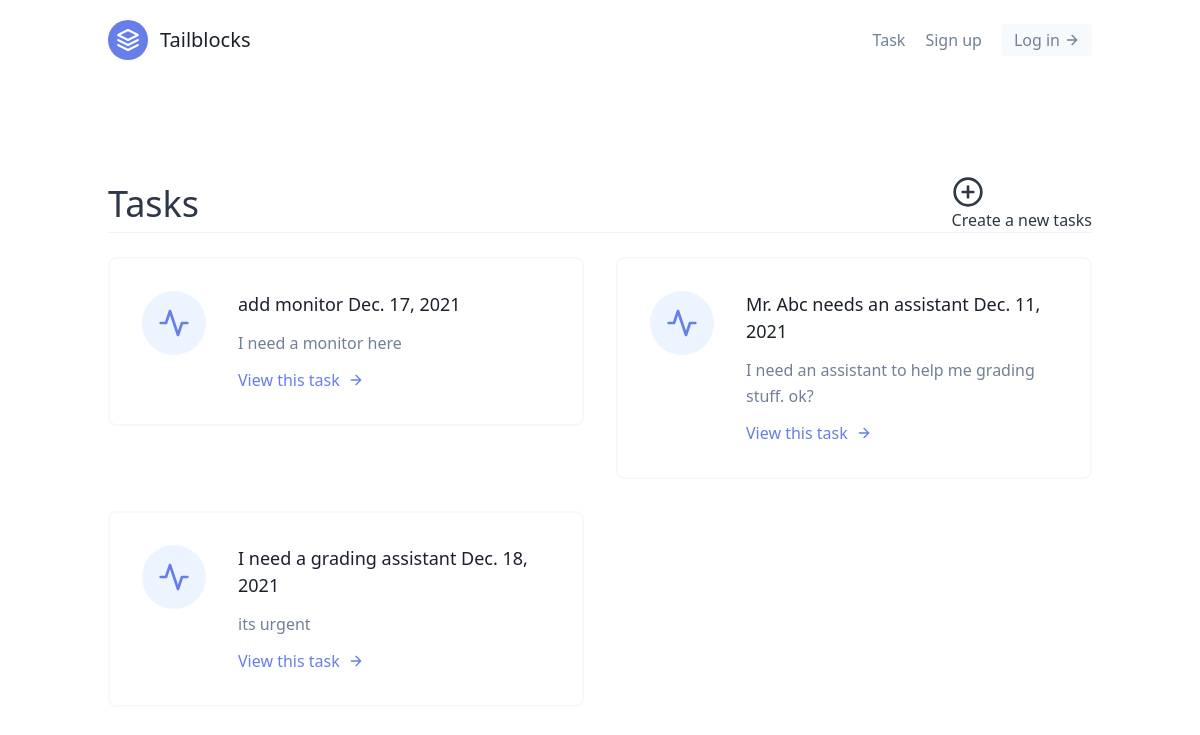
/tasks/, run on an earlier commit of the app's database.
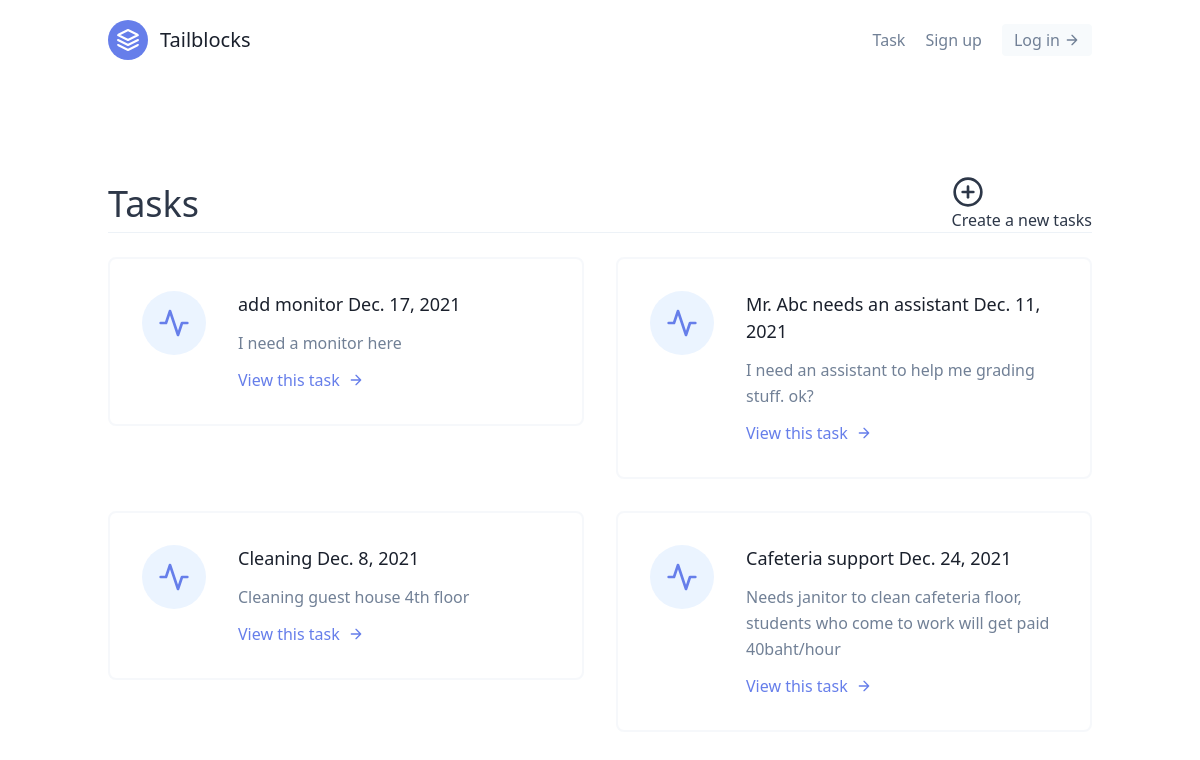
And on a later commit of the database.
### tasks/models.py (models this page shows, shortened)
class Task(models.Model):
    LOCATION_CHOICES = (
        ('Elizah Hall', 'Elizah Hall'),
        ('Solomon Hall', 'Solomon Hall'),
        ('Eve Hall', 'Eve Hall'),
        ('Sarah Hall', 'Sarah Hall'),
        ('Esther Hall', 'Esther Hall'),
        ('Ruth Hall', 'Ruth Hall'),
        ('Guest House', 'Guest House'),
        ('Library', 'Library'),
        ('Cafeteria', 'Cafeteria'),
        ('IT Building', 'IT Building'),
        ('Admin Building', 'Admin Building'),
        ('Science Building', 'Science Building'),
        ('Hope Channel', 'Hope Channel'),
        ('Church', 'Church')
        )
    CATEGORY_CHOICES = (
        ('Assistant', 'Assistant'),
        ('Monitor', 'Monitor'),
        ('Janitor', 'Janitor'),
        ('Supervisor', 'Supervisor'),
        ('Video Editor', 'Video Editor'),
        ('Chaplain', 'Chaplain')
    )
    date_added = models.DateTimeField(auto_now_add=True)
    title = models.CharField(max_length=100)
    on_date = models.DateField(null=True)
    location = models.CharField(choices=LOCATION_CHOICES, max_length=100)
    category = models.CharField(choices=CATEGORY_CHOICES, max_length=50)
    description = models.TextField(null=True, blank=True)
    worker = models.ForeignKey('Worker', on_delete=CASCADE)

### tasks/views.py (the view)
# urls.py: path('', TaskListView.as_view(), name='task-list'),
class TaskListView(ListView):
    template_name = 'tasks/task_list.html'
    queryset = Task.objects.all()
    context_object_name = 'tasks'

### tasks/templates/tasks/task_list.html
{% extends 'base.html' %} {% block content %}
<section class="text-gray-600 body-font">
  <div class="container px-5 py-24 mx-auto flex flex-wrap">
    <div
      class="
        w-full
        py6
        flex
        mb-6
        justify-between
        items-center
        border-b border-gray-200
      "
    >
      <div class="text-4xl text-gray-800">
        <h1>Tasks</h1>
      </div>
      <div class="text-xl4 text-gray-800 hover:text-blue-500">
        <a href="{% url 'tasks:task-create' %}">
          <svg
            class="h-8 w-8"
            viewBox="0 0 24 24"
            fill="none"
            stroke="currentColor"
            stroke-width="2"
            stroke-linecap="round"
            stroke-linejoin="round"
          >
            <circle cx="12" cy="12" r="10" />
            <line x1="12" y1="8" x2="12" y2="16" />
            <line x1="8" y1="12" x2="16" y2="12" />
          </svg>
          Create a new tasks
        </a>
      </div>
    </div>
    <div class="flex flex-wrap -m-4">
      {% for task in tasks %}
      <div class="p-4 lg:w-1/2 md:w-full">
        <div
          class="
            flex
            border-2
            rounded-lg
            border-gray-200 border-opacity-50
            p-8
            sm:flex-row
            flex-col
          "
        >
          <div
            class="
              w-16
              h-16
              sm:mr-8 sm:mb-0
              mb-4
              inline-flex
              items-center
              justify-center
              rounded-full
              bg-indigo-100
              text-indigo-500
              flex-shrink-0
            "
          >
            <svg
              fill="none"
              stroke="currentColor"
              stroke-linecap="round"
              stroke-linejoin="round"
              stroke-width="2"
              class="w-8 h-8"
              viewBox="0 0 24 24"
            >
              <path d="M22 12h-4l-3 9L9 3l-3 9H2"></path>
            </svg>
          </div>
          <div class="flex-grow">
            <h2 class="text-gray-900 text-lg title-font font-medium mb-3">
              {{ task.title }} {{ task.on_date }}
            </h2>
            <p class="leading-relaxed text-base">
              {{ task.description }}
            </p>
            <a href="{% url 'tasks:task-detail' task.pk %}" class="mt-3 text-indigo-500 inline-flex items-center"
              >View this task
              <svg
                fill="none"
                stroke="currentColor"
                stroke-linecap="round"
                stroke-linejoin="round"
                stroke-width="2"
                class="w-4 h-4 ml-2"
                viewBox="0 0 24 24"
              >
                <path d="M5 12h14M12 5l7 7-7 7"></path>
              </svg>
            </a>
          </div>
        </div>
      </div>
      {% endfor %}
    </div>
  </div>
</section>
{% endblock content %}

### templates/base.html (shortened to what this page needs)
<!DOCTYPE html>
<html lang="en">
<head>
    <link href="https://unpkg.com/tailwindcss@^1.0/dist/tailwind.min.css" rel="stylesheet">
</head>
<body>
    <div class="max-w-5xl m-auto">
        {% include 'navbar.html' %}
        {% block content %}
        {% endblock content %}
    </div>
</body>
</html>

### templates/navbar.html
<header class="text-gray-600 body-font">
    <div class="container mx-auto flex flex-wrap p-5 flex-col md:flex-row items-center">
      <a class="flex title-font font-medium items-center text-gray-900 mb-4 md:mb-0">
        <svg xmlns="http://www.w3.org/2000/svg" fill="none" stroke="currentColor" stroke-linecap="round" stroke-linejoin="round" stroke-width="2" class="w-10 h-10 text-white p-2 bg-indigo-500 rounded-full" viewBox="0 0 24 24">
          <path d="M12 2L2 7l10 5 10-5-10-5zM2 17l10 5 10-5M2 12l10 5 10-5"></path>
        </svg>
        <span class="ml-3 text-xl">Tailblocks</span>
      </a>
      <nav class="md:ml-auto flex flex-wrap items-center text-base justify-center">
        <a href="{% url 'tasks:task-list' %}" class="mr-5 hover:text-gray-900">Task</a>
        <a href="#" class="mr-5 hover:text-gray-900">Sign up</a>
      </nav>
      <button class="inline-flex items-center bg-gray-100 border-0 py-1 px-3 focus:outline-none hover:bg-gray-200 rounded text-base mt-4 md:mt-0">Log in
        <svg fill="none" stroke="currentColor" stroke-linecap="round" stroke-linejoin="round" stroke-width="2" class="w-4 h-4 ml-1" viewBox="0 0 24 24">
          <path d="M5 12h14M12 5l7 7-7 7"></path>
        </svg>
      </button>
    </div>
  </header>

What changed in the data, as far as the page shows it:
removed Task: title "I need a grading assistant", on_date "Dec. 18, 2021", description "its urgent"
added Task: title "Cleaning", on_date "Dec. 8, 2021", description "Cleaning guest house 4th floor"
added Task: title "Cafeteria support", on_date "Dec. 24, 2021", description "Needs janitor to clean cafeteria floor, students who come to work will get paid 40baht/hour"
